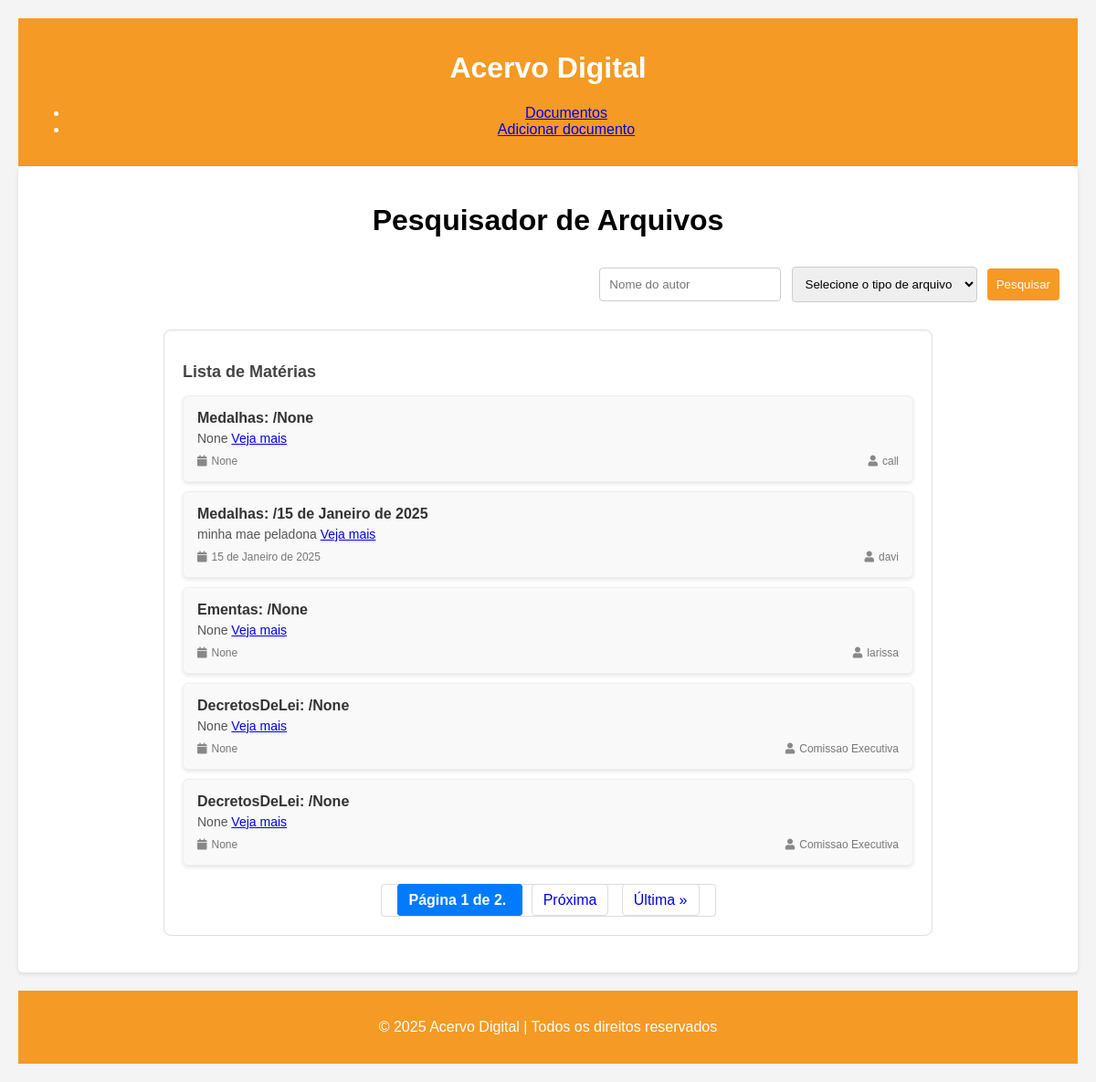
Before: / with the older database file.
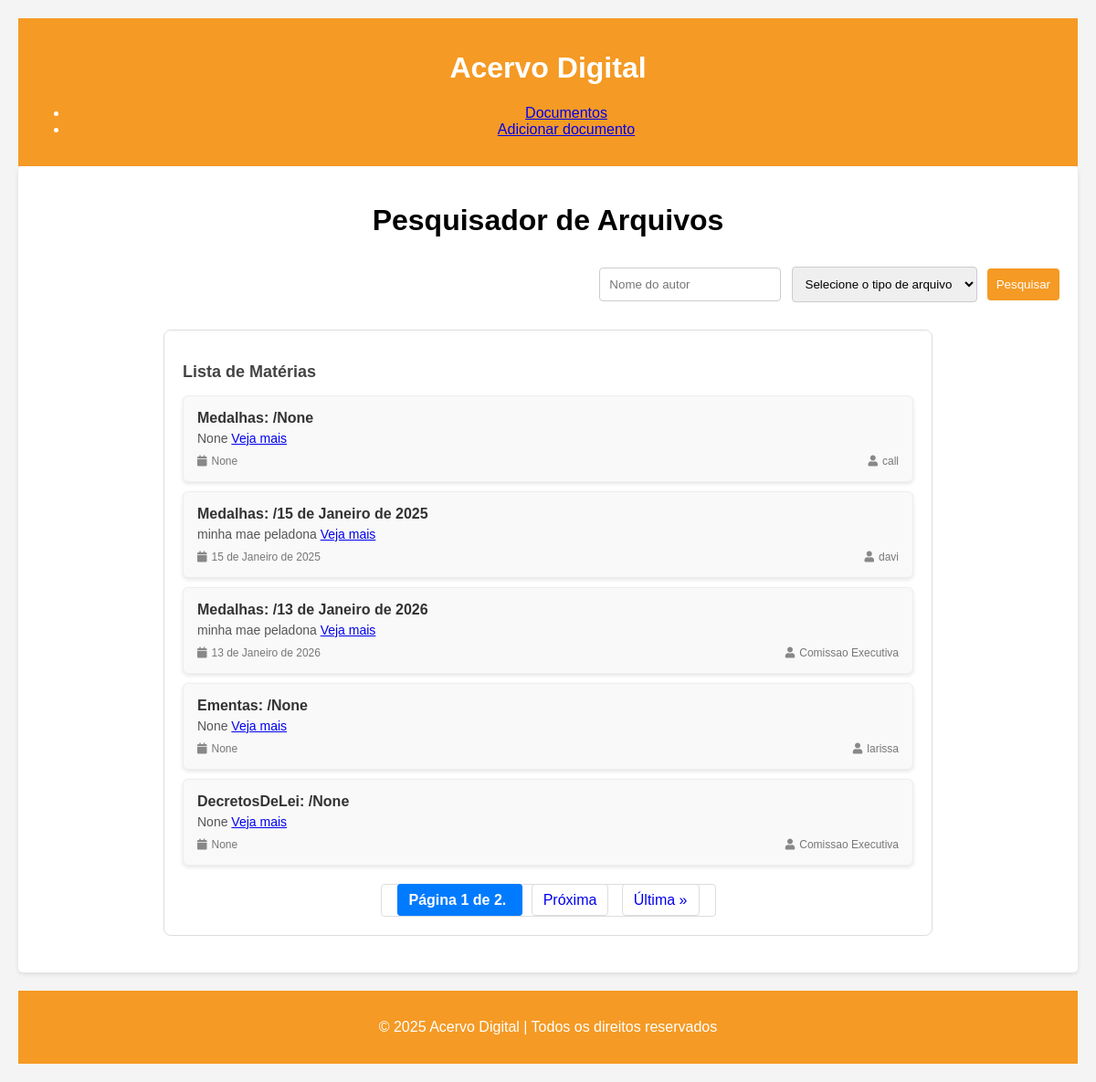
After: the same page with the newer database file.
### docs/models.py (models this page shows, shortened)
class Docs(models.Model):#tabela documentos
    id = models.AutoField(primary_key=True)
    tipe = models.ForeignKey(Type, on_delete=models.PROTECT, related_name='type_doc')
    autor = models.CharField(max_length=200)
    date = models.DateField(blank=True, null=True)
    photo = models.ImageField(upload_to='docs/', blank=True, null=True)
    description=models.CharField(max_length=200,blank=True,null=True)

class Type(models.Model):
    id = models.AutoField(primary_key=True)
    name = models.CharField(max_length=100)
    def __str__(self):
      return self.name

### docs/views.py (the view)
# urls.py: path('',docs_view, name='docs_list'),
def docs_view(request):
    docs_list = Docs.objects.all().order_by('tipe')
    search = request.GET.get('search', '')
    tipos = request.GET.get('tipos', '')
    if search and tipos:
        docs_list = docs_list.filter(
            Q(autor__icontains=search) & Q(tipe__name__icontains=tipos)
        )
    elif search:
        docs_list = docs_list.filter(autor__icontains=search)
    elif tipos:
        docs_list = docs_list.filter(tipe__name__icontains=tipos)
    paginator = Paginator(docs_list, 5)  # Exibe 10 itens por página
    page_number = request.GET.get('page')  # Recupera o número da página atual
    page_obj = paginator.get_page(page_number)  # Obtém os itens da página atual
    return render(
        request,
        'docs.html',
        {'page_obj': page_obj, 'search': search, 'tipos': tipos},
    )

### docs/templates/docs.html (shortened to what this page needs)
{%extends 'base.html'%}
{% block content %}
<html>
    <link href="https://cdnjs.cloudflare.com/ajax/libs/font-awesome/5.15.4/css/all.min.css" rel="stylesheet">
<head>
</head>
<body>
    <div class="search-section">
        <h1>Pesquisador de Arquivos</h1>
        <form id="searchForm" method="GET" action="{% url 'docs_list' %}">
            <input type="text" id="searchInput" name="search" placeholder="Nome do autor" value="{{ search }}">
            <select id="fileTypeSelect" name="tipos">
                <option value="none" selected disabled hidden>Selecione o tipo de arquivo</option>
            </select>
            <button type="submit">Pesquisar</button>
        </form>
        <div class="result" id="result">
            <h2>Lista de Matérias</h2>
            {% if page_obj %}
                {% for doc in page_obj %}
                    <div class="card">
                        <h3>{{ doc.tipe }}: {{ doc.code }}/{{ doc.date }}</h3>
                        <p>
                            {{ doc.description }}
                            <a href="{% url 'docs_vizualizer' doc.id %}">Veja mais</a>
                        </p>
                        <div class="info">
                            <span class="date">
                                <i class="fa fa-calendar"></i> {{ doc.date }}
                            </span>
                            <span class="author">
                                <i class="fa fa-user"></i> {{ doc.autor }}
                            </span>
                        </div>
                    </div>
                {% endfor %}
                <div class="pagination">
                    <span class="step-links">
                        <span class="current">
                            Página {{ page_obj.number }} de {{ page_obj.paginator.num_pages }}.
                        </span>
                        {% if page_obj.has_next %}
                            <a href="?page={{ page_obj.next_page_number }}{% if search %}&search={{ search }}{% endif %}{% if tipos %}&tipos={{ tipos }}{% endif %}">Próxima</a>
                            <a href="?page={{ page_obj.paginator.num_pages }}{% if search %}&search={{ search }}{% endif %}{% if tipos %}&tipos={{ tipos }}{% endif %}">Última &raquo;</a>
                        {% endif %}
                    </span>
                </div>
            {% else %}
                <p class="no-results">Nenhum arquivo encontrado.</p>
            {% endif %}
        </div>
    </div>
</body>
</html>
{% endblock %}

### app/templates/base.html (shortened to what this page needs)
<!DOCTYPE html>
<html lang="pt-br">
<head>
    <link href="https://cdnjs.cloudflare.com/ajax/libs/font-awesome/5.15.4/css/all.min.css" rel="stylesheet">
</head>
<body>
    <header>
        <h1>Acervo Digital</h1>
        <nav>
            <ul>
                <li><a href="{% url 'docs_list' %}">Documentos</a></li>
                <li><a href="{% url 'new_doc' %}">Adicionar documento</a></li>
            </ul>
        </nav>
    </header>
    {% block content %}
    {% endblock %}
    <footer>
        <p>&copy; 2025 Acervo Digital | Todos os direitos reservados</p>
    </footer>
</body>
</html>

### app/templates/base.html (style rules this page uses)
:root { --primary-color: #ffffff; --secondy-color: #f59a24; }
body { font-family: Arial, sans-serif; background-color: #f4f4f4; margin: 0; padding: 20px; }
header { background-color: var(--secondy-color); padding: 15px; text-align: center; color: white; }
footer { background-color: var(--secondy-color); padding: 15px; text-align: center; color: white; margin-top: 20px; }
.search-section { background: var(--primary-color); padding: 20px; border-radius: 5px; box-shadow: 0 2px 5px rgba(0, 0, 0, 0.1); max-width: 1200px; margin: auto; }
h1 { text-align: center; }
form { display: flex; align-items: center; justify-content: end; gap: 1%; }
input[type="text"], select { padding: 10px; margin: 10px 0; border: 1px solid #ccc; border-radius: 4px; }
button { padding: 10px; background-color: var(--secondy-color); color: rgb(255, 255, 255); border: none; border-radius: 4px; cursor: pointer; }
#result { font-family: Arial, sans-serif; margin: 20px auto; max-width: 800px; border: 1px solid #ddd; border-radius: 8px; padding: 20px; background-color: #fff; }
#result h2 { font-size: 18px; font-weight: bold; margin-bottom: 15px; color: #444; }
.card { border: 1px solid #eee; border-radius: 6px; padding: 15px; margin-bottom: 10px; box-shadow: 0 2px 4px rgba(0, 0, 0, 0.1); background-color: #f9f9f9; }
.card h3 { font-size: 16px; font-weight: bold; margin: 0 0 5px; color: #333; }
.card p { font-size: 14px; color: #555; margin: 0 0 10px; }
.info { font-size: 12px; color: #777; display: flex; justify-content: space-between; align-items: center; }
.info span { display: flex; align-items: center; }
.info i { margin-right: 5px; color: #888; }

### docs/templates/docs.html (style rules this page uses)
:root { --primary-color: #ffffff; --secondy-color: #f59a24; }
body { font-family: Arial, sans-serif; background-color: #f4f4f4; margin: 0; padding: 20px; }
.search-section { background: var(--primary-color); padding: 20px; border-radius: 5px; box-shadow: 0 2px 5px rgba(0, 0, 0, 0.1); max-width: 1200px; margin: auto; }
h1 { text-align: center; }
form { display: flex; align-items: center; justify-content: end; gap: 1%; }
input[type="text"], select { padding: 10px; margin: 10px 0; border: 1px solid #ccc; border-radius: 4px; }
button { padding: 10px; background-color: var(--secondy-color); color: rgb(255, 255, 255); border: none; border-radius: 4px; cursor: pointer; }
#result { font-family: Arial, sans-serif; margin: 20px auto; max-width: 800px; border: 1px solid #ddd; border-radius: 8px; padding: 20px; background-color: #fff; }
#result h2 { font-size: 18px; font-weight: bold; margin-bottom: 15px; color: #444; }
.card { border: 1px solid #eee; border-radius: 6px; padding: 15px; margin-bottom: 10px; box-shadow: 0 2px 4px rgba(0, 0, 0, 0.1); background-color: #f9f9f9; }
.card h3 { font-size: 16px; font-weight: bold; margin: 0 0 5px; color: #333; }
.card p { font-size: 14px; color: #555; margin: 0 0 10px; }
.info { font-size: 12px; color: #777; display: flex; justify-content: space-between; align-items: center; }
.info span { display: flex; align-items: center; }
.info i { margin-right: 5px; color: #888; }
.pagination { display: flex; justify-content: center; margin-top: 20px; }
.pagination a, .pagination span { margin: 0 5px; padding: 8px 12px; text-decoration: none; border: 1px solid #ddd; border-radius: 4px; }
.pagination .current { font-weight: bold; background-color: #007bff; color: white; border-color: #007bff; }

Changed rows visible on the page:
no longer on this page (row unchanged): Docs: tipe "DecretosDeLei", date "None", description "None", autor "Comissao Executiva"
added Docs: tipe "Medalhas", date "13 de Janeiro de 2026", description "minha mae peladona", autor "Comissao Executiva"
